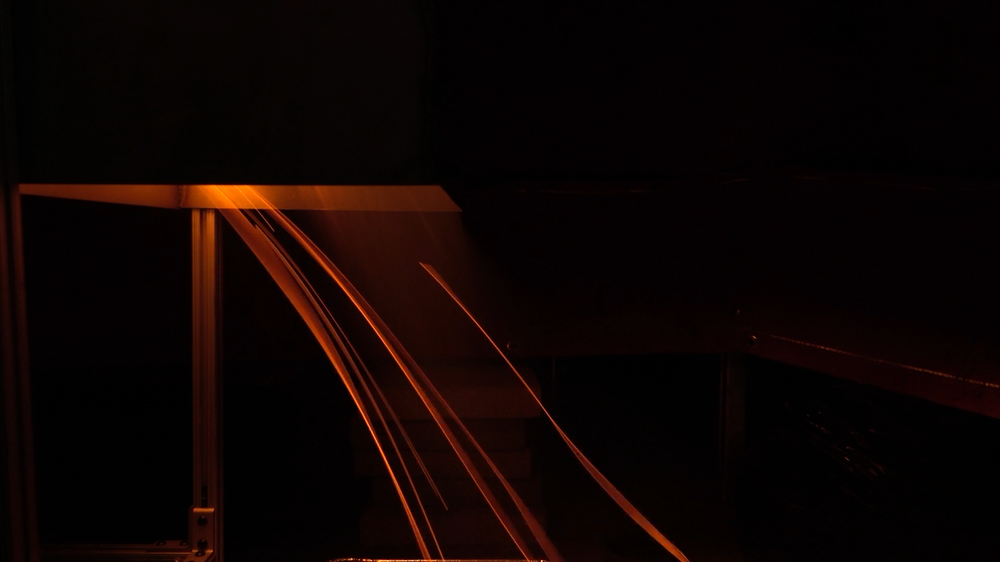
#> input picture examples/01-0001.png, 1000 x 562 px, shrunk from 1920 x 1080 before the run
$ python grayscale_pyrometry.py
#> lines starting #> are read from the running program, lines starting #| are printed output that depends on the picture
import cv2 as cv
import numpy as np

img = cv.imread('01-0001.png', 0)
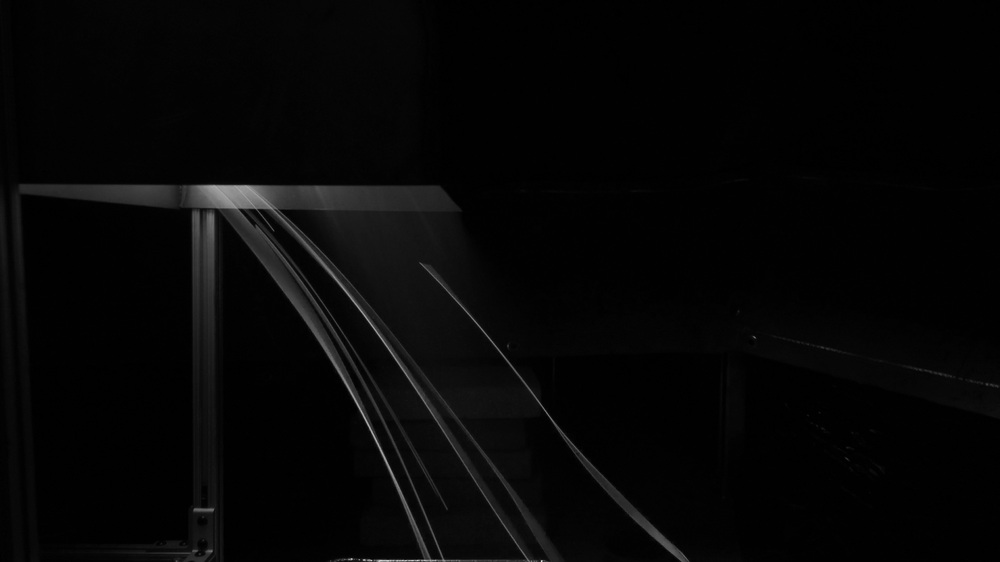
#> img: shape (562, 1000); min 0, max 226, mean 6

kernel = np.array([
    [1.3]
])
img = cv.filter2D(src=img, ddepth=-1, kernel=kernel)

img = cv.applyColorMap(img, cv.COLORMAP_JET)
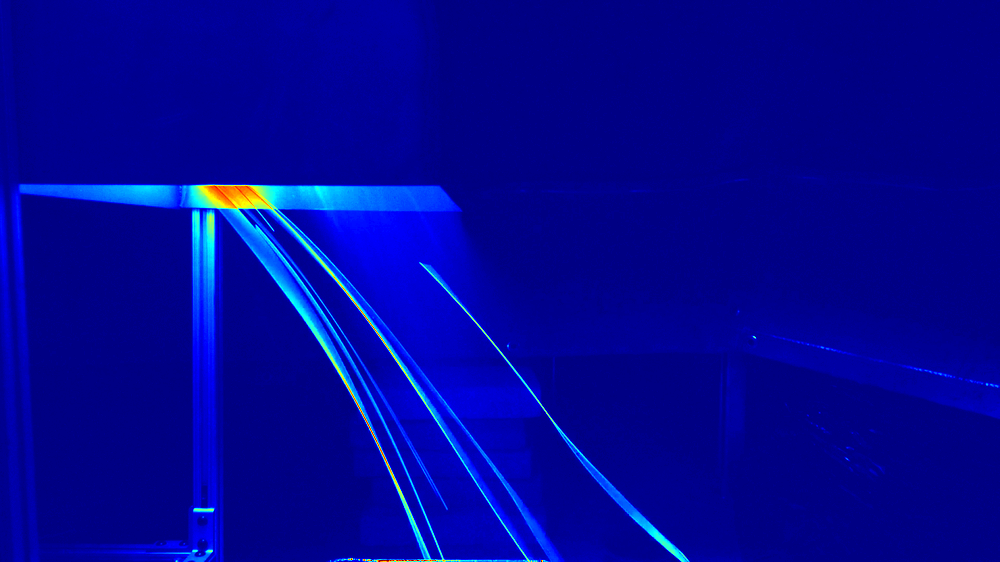
#> img: shape (562, 1000, 3); mean B, G, R 149.8, 6.2, 1.1
cv.imwrite('01-0001-transformed-grayscale.png', img)

$ run again, with examples/01-0002.png copied over examples/01-0001.png
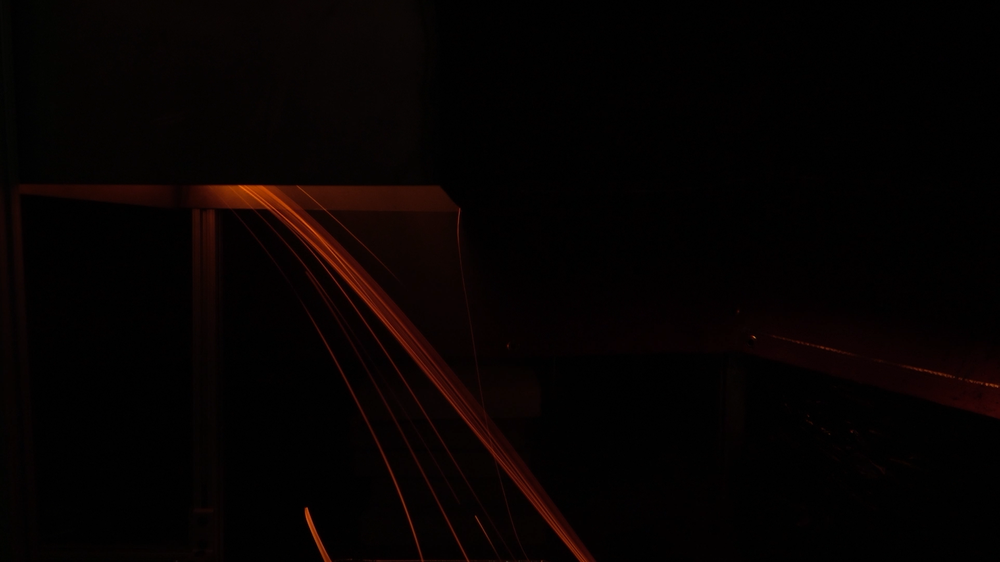
#> input picture examples/01-0002.png, 1000 x 562 px, shrunk from 1920 x 1080 before the run
#> `img = cv.imread('01-0001.png', 0)`:
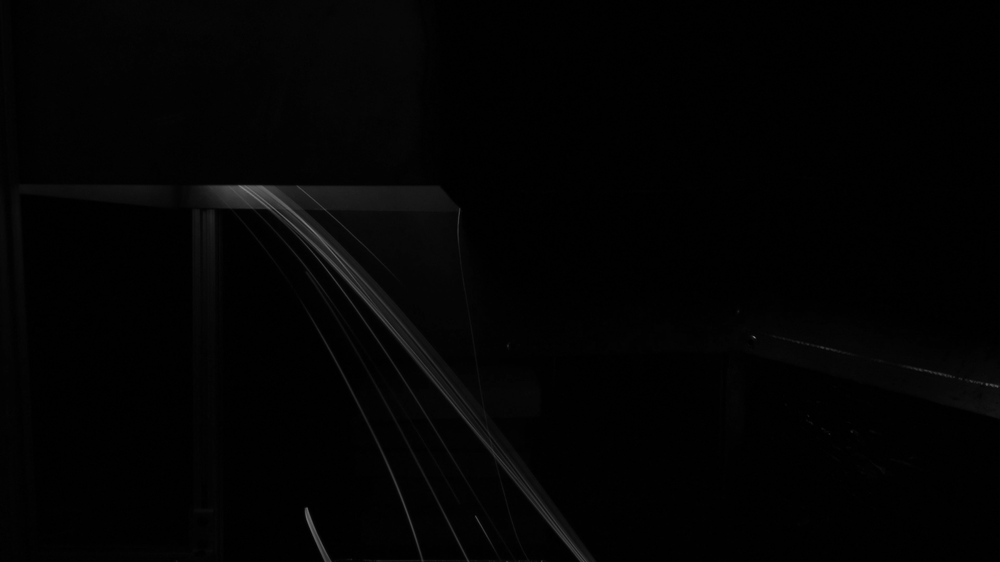
#> img: shape (562, 1000); min 0, max 129, mean 3
#> `img = cv.applyColorMap(img, cv.COLORMAP_JET)`:
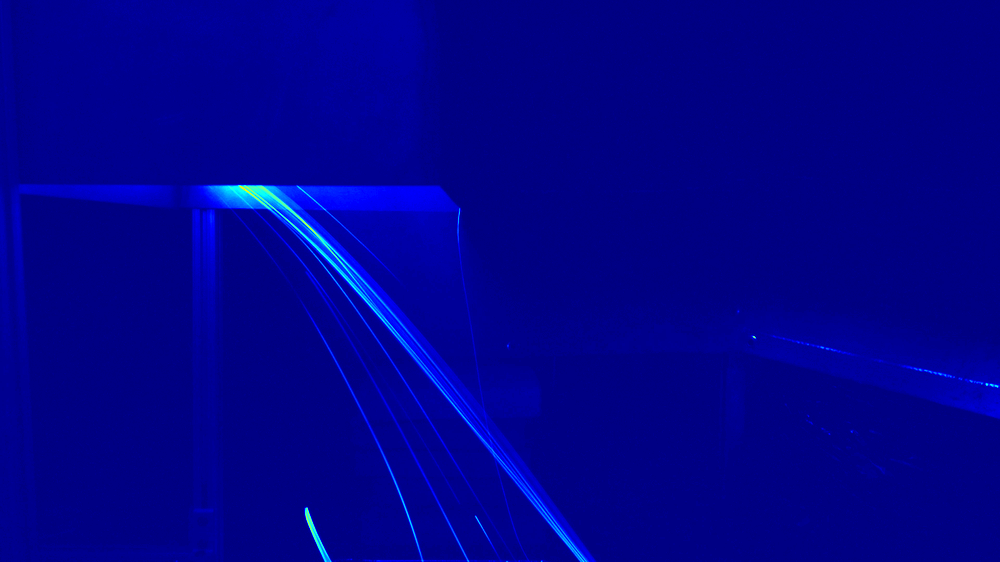
#> img: shape (562, 1000, 3); mean B, G, R 141.2, 1.6, 0.1

$ run again, with examples/01-0003.png copied over examples/01-0001.png
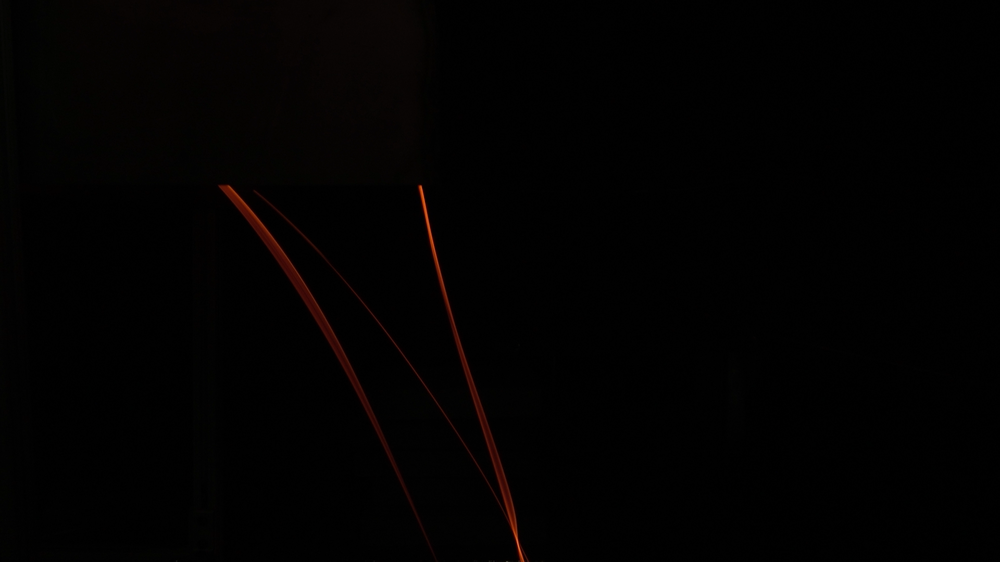
#> input picture examples/01-0003.png, 1000 x 562 px, shrunk from 1920 x 1080 before the run
#> `img = cv.applyColorMap(img, cv.COLORMAP_JET)`:
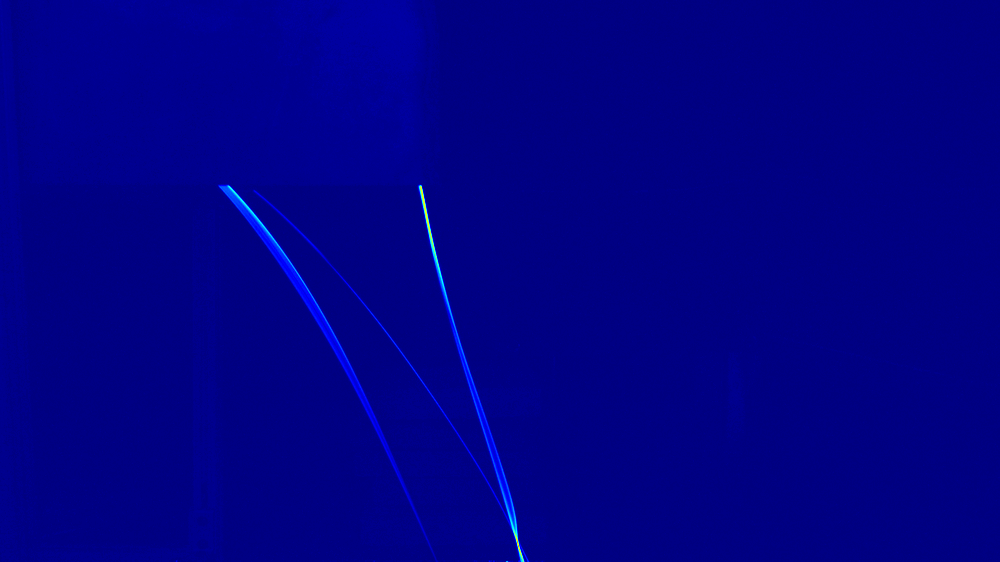
#> img: shape (562, 1000, 3); mean B, G, R 134.5, 0.5, 0.1

$ run again, with examples/streaktest.png copied over examples/01-0001.png
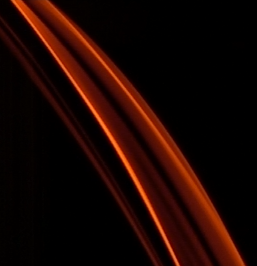
#> input picture examples/streaktest.png, 257 x 266 px
#> `img = cv.filter2D(src=img, ddepth=-1, kernel=kernel)`:
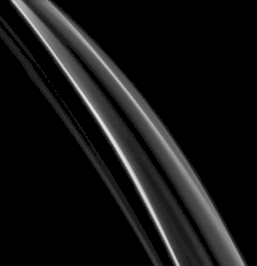
#> img: shape (266, 257); min 0, max 229, mean 20.2
#> `img = cv.applyColorMap(img, cv.COLORMAP_JET)`:
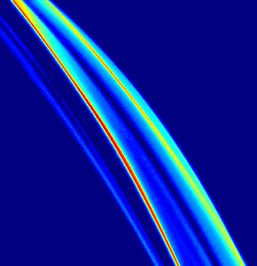
#> img: shape (266, 257, 3); mean B, G, R 152.5, 31.4, 10
